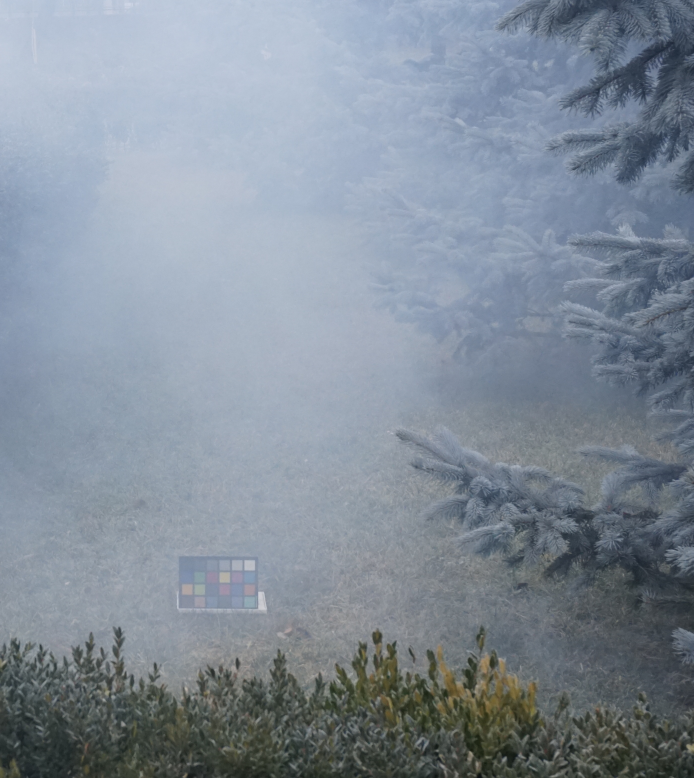
#> input picture BPP-Net/train/hazy/08_outdoor_hazy.jpg, 2776 x 3112 px (shown at 1/4 size); its folder holds only this picture in this run
$ python airlight_create.py
#> lines starting #> are read from the running program, lines starting #| are printed output that depends on the picture
### Airlight/Airlight_Module.py
"""
Reference Paper
Image Haze Removal Using Airlight White Correction, Local Light Filter, and Aerial Perspective Prior
Yan-Tsung Peng et al.
"""
import os, cv2
import numpy as np
import matplotlib.pyplot as plt
from glob import glob
from tqdm import tqdm
import time


# [9 lines left out: function show_plt, not called in this run]

def show_img(imgName, img):
    cv2.imshow(imgName, img.astype('uint8'))
    cv2.waitKey(0)
class Airlight_Module():
    def __init__(self, color_cast_threshold=5):
#> further down, hazy is the input picture: shape (3112, 2776, 3); mean B, G, R 153.2, 141.1, 130.3
        self.color_cast_threshold = color_cast_threshold

    # Airlight White Correction (AWC)
    def AWC(self, image, is_Image='True', color='BGR'):
        # 1. RGB to HSV
#> called with is_Image = 'True', color = 'BGR'
        if not is_Image:
            image = cv2.imread(image)
            hsv = cv2.cvtColor(image, cv2.COLOR_BGR2HSV)
        else:
            if color == 'RGB':
                hsv = cv2.cvtColor(image, cv2.COLOR_RGB2HSV)
            elif color == 'BGR':
                hsv = cv2.cvtColor(image, cv2.COLOR_BGR2HSV)
#> hsv: shape (3112, 2776, 3); mean H, S, V 99.8, 41.7, 154.4
            else:
                raise ValueError('color is RGB or BGR')
        hue, saturation, value = cv2.split(hsv)
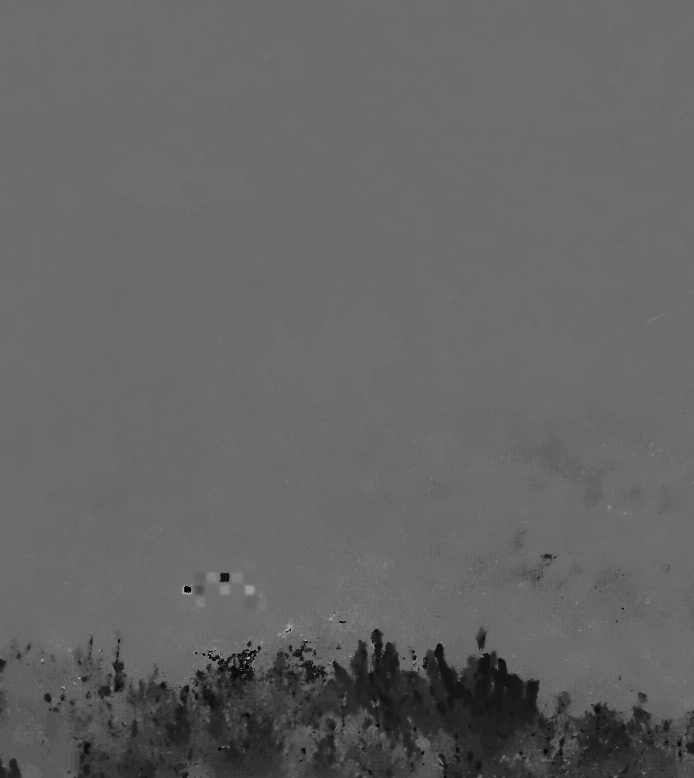
#> hue: shape (3112, 2776) (shown at 1/4 size); min 0, max 179, mean 99.8
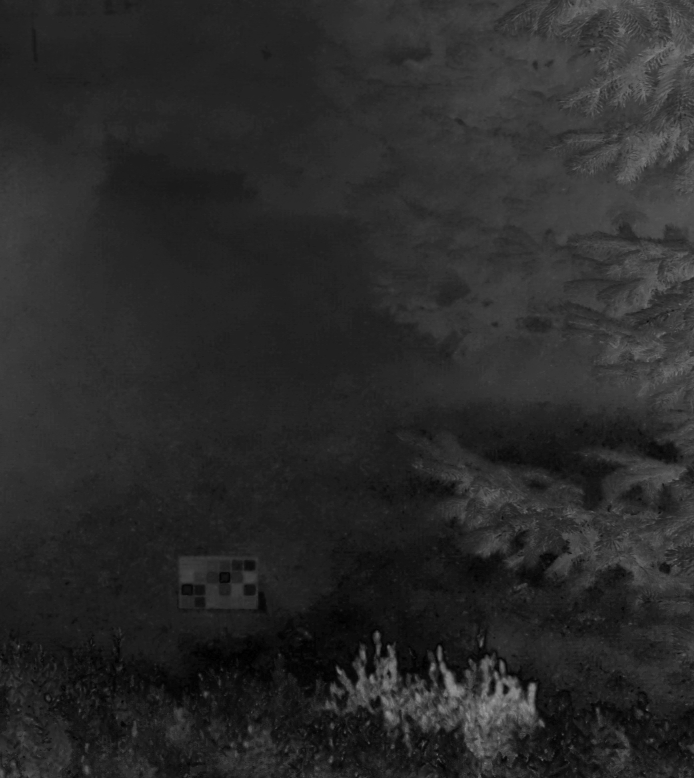
#> saturation: shape (3112, 2776) (shown at 1/4 size); min 0, max 167, mean 41.7
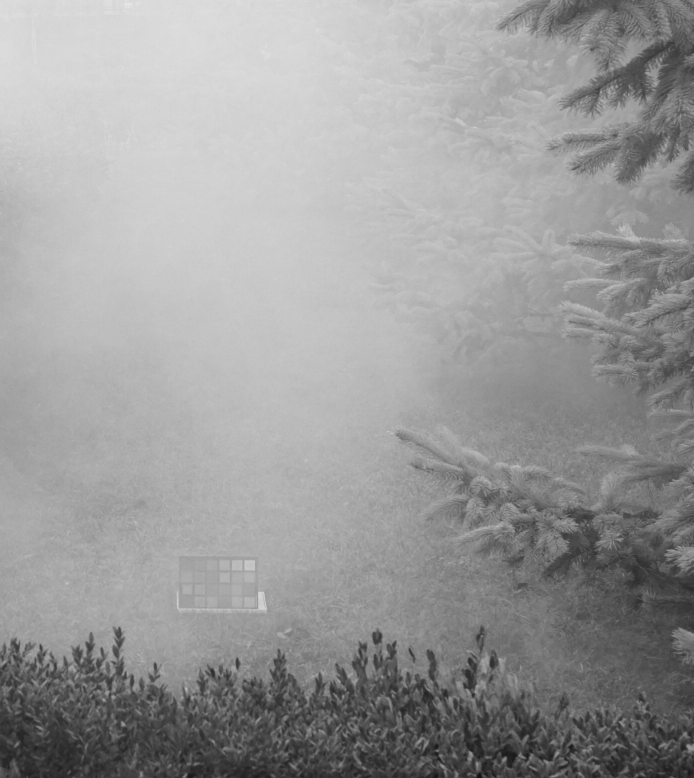
#> value: shape (3112, 2776) (shown at 1/4 size); min 12, max 241, mean 154.4

        # 2. Hue histogram labeling
        val, cnt = np.unique(hue, return_counts=True)
#> val = 160 values from 0 to 179; cnt = 160 values, max 2383685 at index 101, min 1 at index 158, mean 53993.2
        img_size = hue.shape[0] * hue.shape[1]
        prob = cnt / img_size    # PMF
#> prob = 160 values, max 0.276 at index 101, min 1.16e-07 at index 158, mean 0.00625
        T_H = 1 / 360

        prob[prob > T_H] = 1
        prob[prob <= T_H] = 0

        binarized_hue = np.zeros(hue.shape, int)
        for v in val:
            row, col = np.where(hue == v)
            for i in range(len(row)):
                binarized_hue[row[i]][col[i]] = 1
#> this loop made 160 passes
#> (row, col) on passes 2, 5, 8: ([3000, 3000, 3001, 3001], [2182, 2183, 2182, 2183]), ([2984, 2985], [347, 347]), ([2980, 2981, 2981, 2983, 2986], [351, 348, 351, 350, 348])
#> binarized_hue: shape (3112, 2776) int64; every value is 1

        # 3. Color cast attenuation
        binarized_img = binarized_hue.astype('uint8')
#> binarized_img: shape (3112, 2776); every value is 1
        num_labels, _ = cv2.connectedComponents(binarized_img)   # Connected Component Labeling (CCL)
#> num_labels = 2
        if num_labels < self.color_cast_threshold:   # has color cast
            flatten_s = saturation.flatten()
            idx = int(len(flatten_s) / 100)
#> idx = 86389
            least_idx = np.argpartition(flatten_s, idx)     # bottom 1% least saturated pixels
            least_value = flatten_s[least_idx[:idx]].mean()
#> least_value = 5.56

            I_s = saturation - least_value
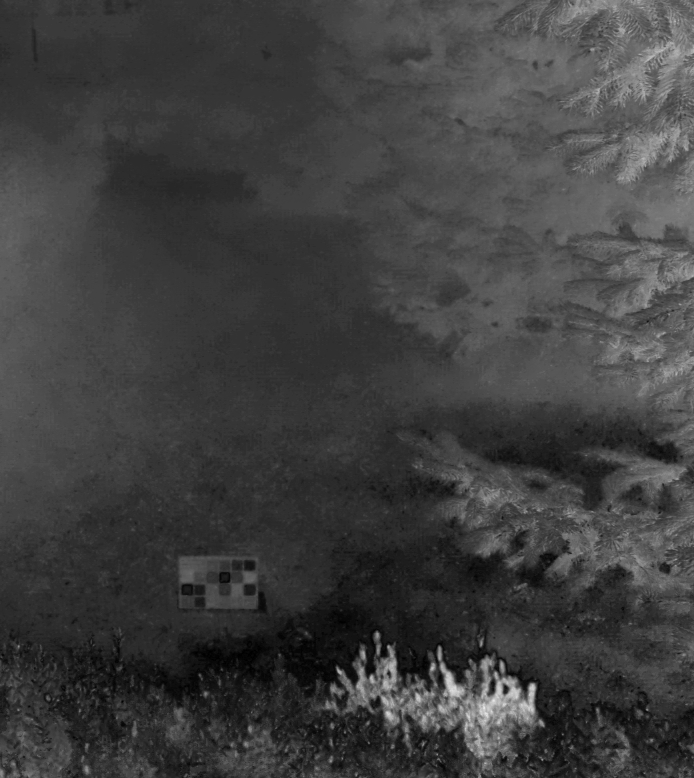
#> I_s: shape (3112, 2776) float64 (shown at 1/4 size); min -5.56, max 161.4, mean 36.1; drawn with min black and max white
            I_s[I_s < 0] = 0
            saturation = I_s.astype('uint8')

        # 4. HSV to RGB
        hsv = cv2.merge((hue, saturation, value))
#> hsv: shape (3112, 2776, 3); mean H, S, V 99.8, 35.7, 154.4
        rgb = cv2.cvtColor(hsv, cv2.COLOR_HSV2RGB)

        return rgb

    # Local Light Filter (LLF)
    # [75 lines left out: function LLF, not called in this run]


# [18 lines that do not run on import are left out]


### Airlight/airlight_create.py
import cv2, os
from glob import glob
from tqdm import tqdm

from Airlight_Module import Airlight_Module

if __name__=='__main__':
    if not cv2.useOptimized():
        cv2.setUseOptimized(True)

    dataRoot = 'C:/Users/IIPL/Desktop/data/O_Haze/train'
    file_list = glob(os.path.join(dataRoot, 'hazy') + '/*')

    module = Airlight_Module()
    for file in tqdm(file_list):
        imgname = os.path.basename(file)

        hazy = cv2.imread(file)
        # hazy = cv2.resize(hazy, dsize=(0,0), fx=0.5, fy=0.5, interpolation=cv2.INTER_AREA)
        hazy = module.AWC(hazy, color='BGR')

        # hazy = module.AWC(file)
        # airlight_hat, air = module.LLF(hazy, mReturn='RGB')

        if hazy.shape[2] == 3:
            airlight_hat = cv2.cvtColor(hazy, cv2.COLOR_RGB2BGR)
            save_path = os.path.join(dataRoot, 'AWC/')
        else:
            save_path = os.path.join(dataRoot, 'airlight_gray/')

        cv2.imwrite(save_path + imgname, airlight_hat)

$ run again, on BPP-Net/train/hazy/27_outdoor_hazy.jpg
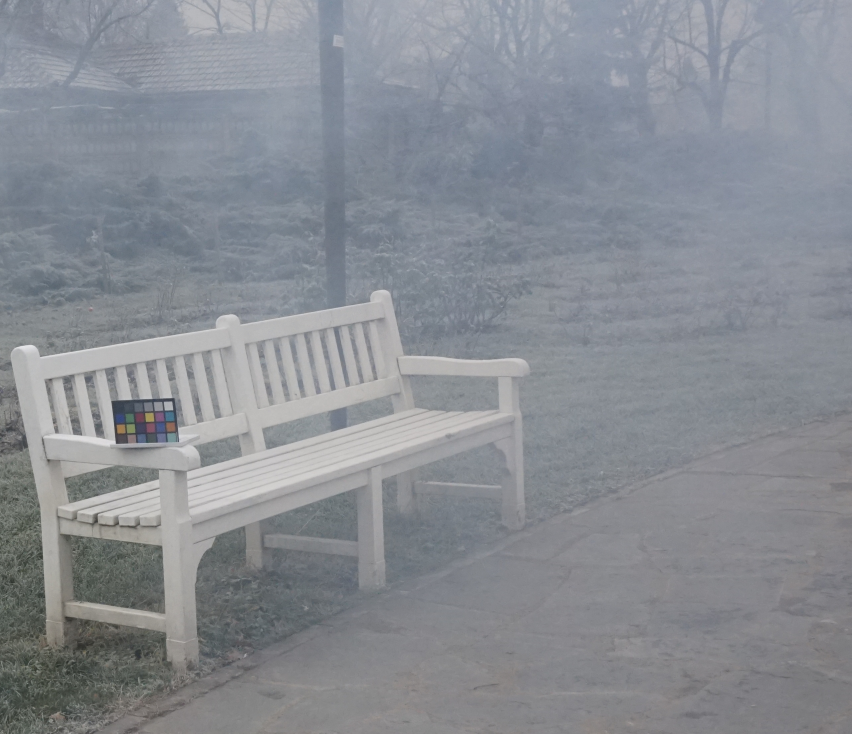
#> input picture BPP-Net/train/hazy/27_outdoor_hazy.jpg, 2556 x 2202 px (shown at 1/3 size)
#> hazy is the input picture: shape (2202, 2556, 3); mean B, G, R 147, 140.7, 136.7
#> hsv: shape (2202, 2556, 3); mean H, S, V 99.2, 20.3, 147.7
#> in AWC, `hue, saturation, value = cv2.split(hsv)`:
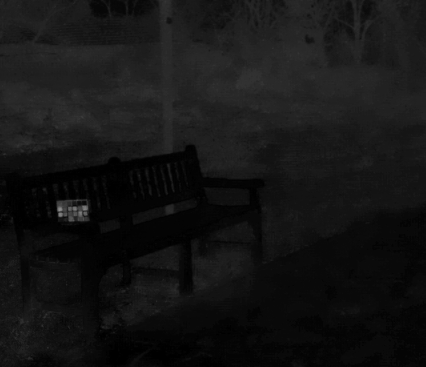
#> saturation: shape (2202, 2556) (shown at 1/6 size); min 0, max 147, mean 20.3
#> in AWC, `hue, saturation, value = cv2.split(hsv)`:
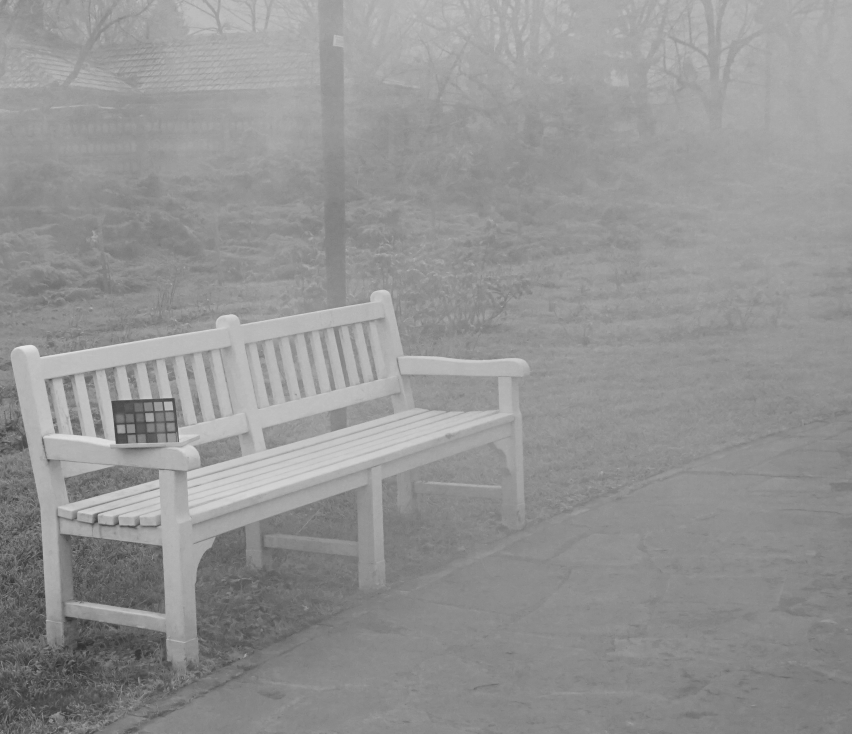
#> value: shape (2202, 2556) (shown at 1/3 size); min 38, max 236, mean 147.7
#> val = 177 values from 0 to 179; cnt = 177 values, max 657881 at index 103, min 1 at index 58, mean 31798.4
#> prob = 177 values, max 0.117 at index 103, min 1.78e-07 at index 58, mean 0.00565
#> the loop in AWC, `for v in val:` made 177 passes
#> (row, col) on passes 44, 47, 49: ([1274, 1275, 1276, 1276, 1277, 1282, 1283, 1286, 1297, 1298], [388, 400, 382, 402, 381, 403, 403, 405, 403, 401]), ([1273, 1273, 1274, 1275, 1275, 1276], [388, 396, 400, 384, 402, 380]), ([1275, 1277, 1278], [379, 404, 404])
#> binarized_img: shape (2202, 2556); every value is 1
#> num_labels = 2
#> idx = 56283
#> least_value = 0

$ run again, on BPP-Net/train/hazy/28_outdoor_hazy.jpg
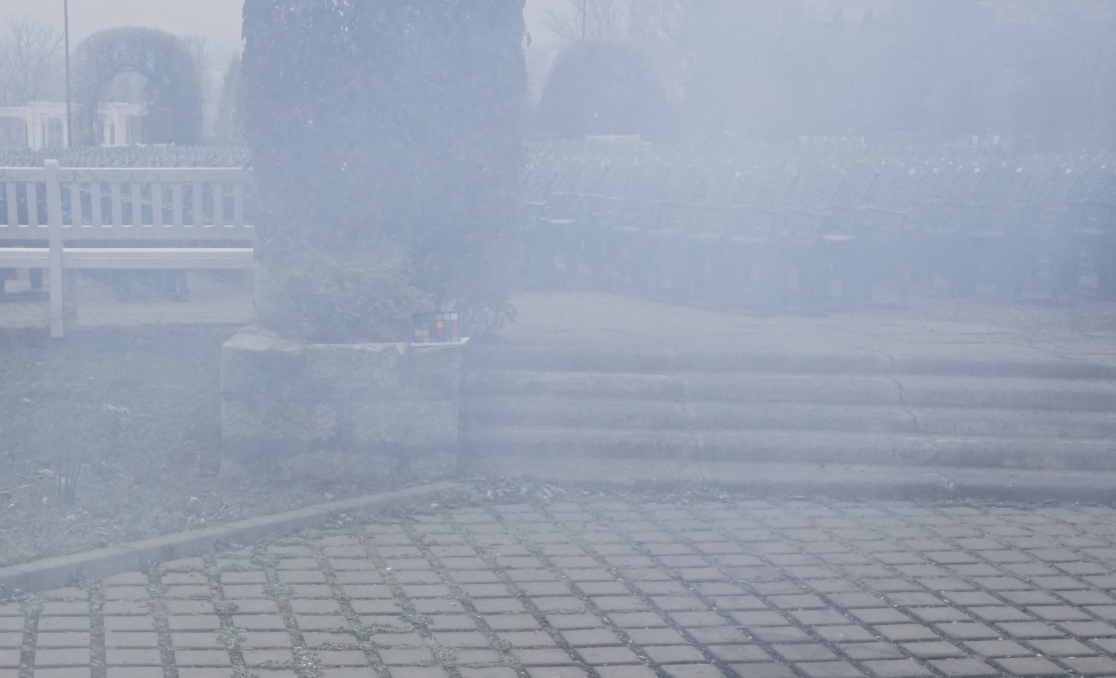
#> input picture BPP-Net/train/hazy/28_outdoor_hazy.jpg, 3346 x 2032 px (shown at 1/3 size)
#> hazy is the input picture: shape (2032, 3346, 3); mean B, G, R 177.8, 162.1, 152.5
#> in AWC, `hue, saturation, value = cv2.split(hsv)`:
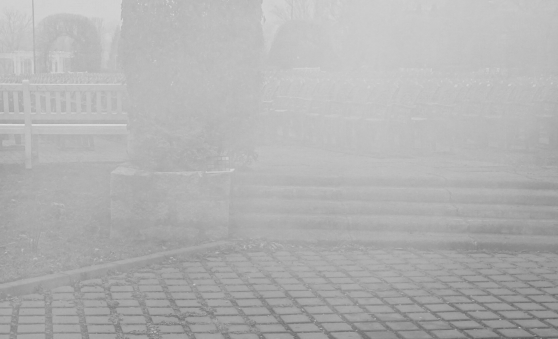
#> value: shape (2032, 3346) (shown at 1/6 size); min 72, max 230, mean 177.8
#> val = 63 values from 0 to 150; cnt = 63 values, max 1399655 at index 33, min 1 at index 11, mean 107921.8
#> prob = 63 values, max 0.206 at index 33, min 1.47e-07 at index 11, mean 0.0159
#> the loop in AWC, `for v in val:` made 63 passes
#> v on passes 3 to 10: 50, 55, 60, 66, 70, 73, 75, 80
#> binarized_img: shape (2032, 3346); every value is 1
#> num_labels = 2
#> idx = 67990
#> least_value = 8.83
#> in AWC, `I_s[I_s < 0] = 0`:
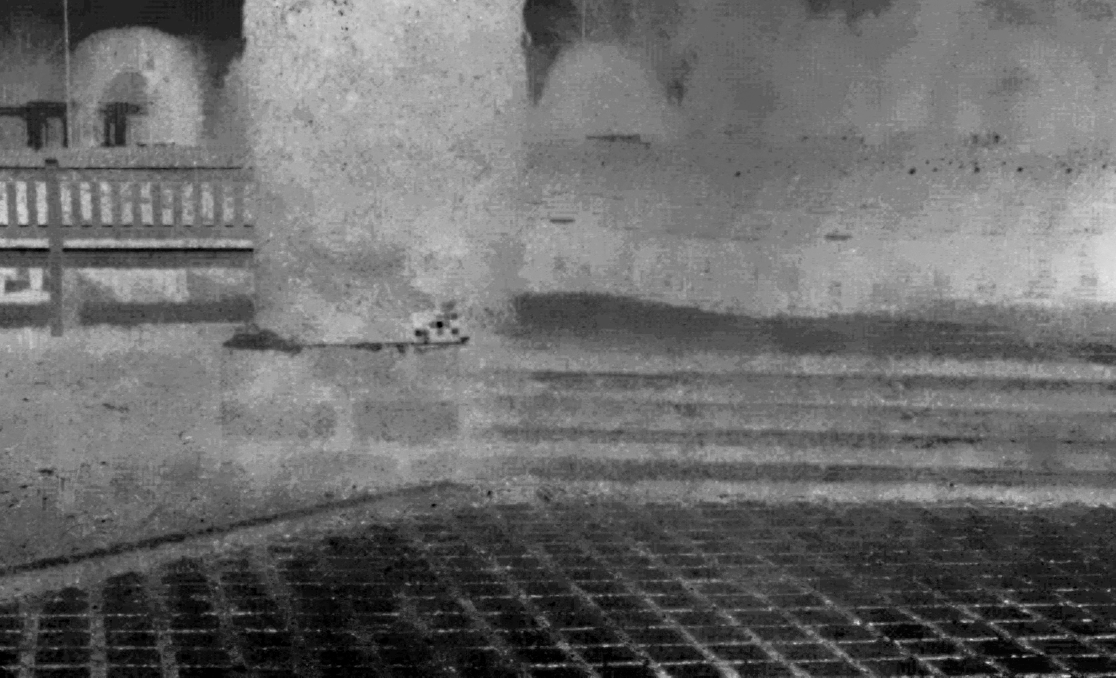
#> I_s: shape (2032, 3346) float64 (shown at 1/3 size); min 0, max 64.17, mean 27; drawn with min black and max white
